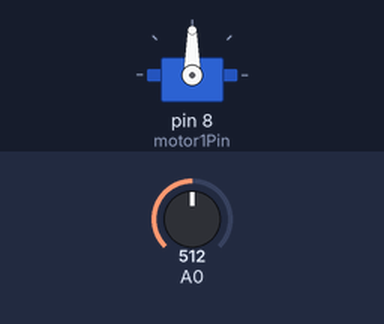
Recording of a sketch running on a simulated Arduino Uno, built with avr-gcc and run on an emulated ATmega328P. Parts: servo. The test bench sets the inputs (shaded band); at power-on: A0 = 512.

Above: at 1.2 s.
1.3 s: A0 set to 716
At 1.6 s:
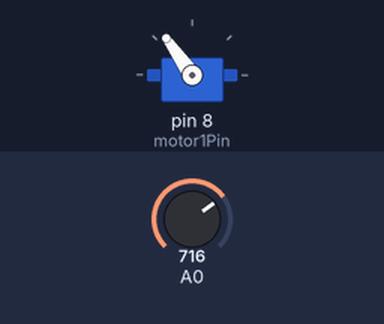
2.8 s: A0 set to 900
At 4.0 s:
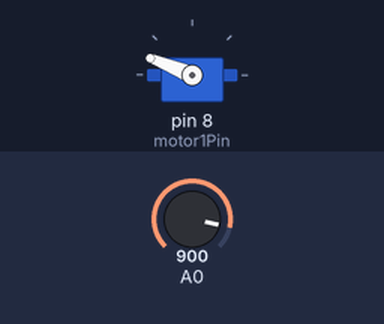
4.3 s: A0 set to 1023
At 5.1 s:
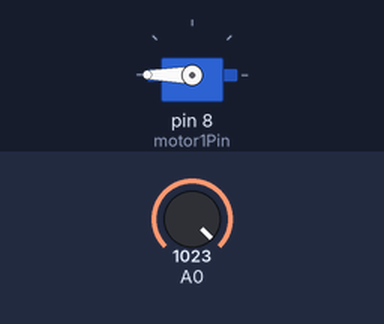
5.8 s: A0 set to 306
At 6.2 s:
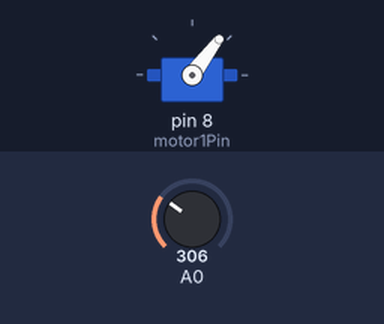
7.3 s: A0 set to 122
At 8.6 s:
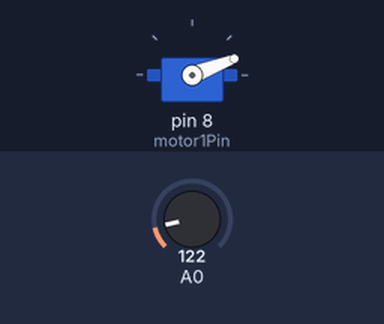
Timing chart, 0 to 9.8 s (numbered marks = the images above; inputs shaded):
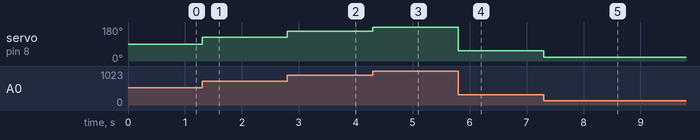

Measured:
- after the input at 1.3 s, servo on pin 8 (motor1Pin): 90° → 125° at once
- after the input at 2.8 s, servo on pin 8 (motor1Pin): 125° → 158° at once
- after the input at 4.3 s, servo on pin 8 (motor1Pin): 158° → 180° at once
- after the input at 5.8 s, servo on pin 8 (motor1Pin): 180° → 53° at once
- after the input at 7.3 s, servo on pin 8 (motor1Pin): 53° → 21° at once

The sketch:

pwm_generator.ino
```cpp
#include <Servo.h>

Servo motor1;

int motor1Pin = 8;
int val = 0;

void setup() {
  motor1.attach(motor1Pin);
  Serial.begin(9600);
}
void loop() {
  int val = analogRead(A0);
  int strength = analogRead(A0);
  val = map(val, 0, 1023, 0, 180);
  motor1.write(val);

}
```
